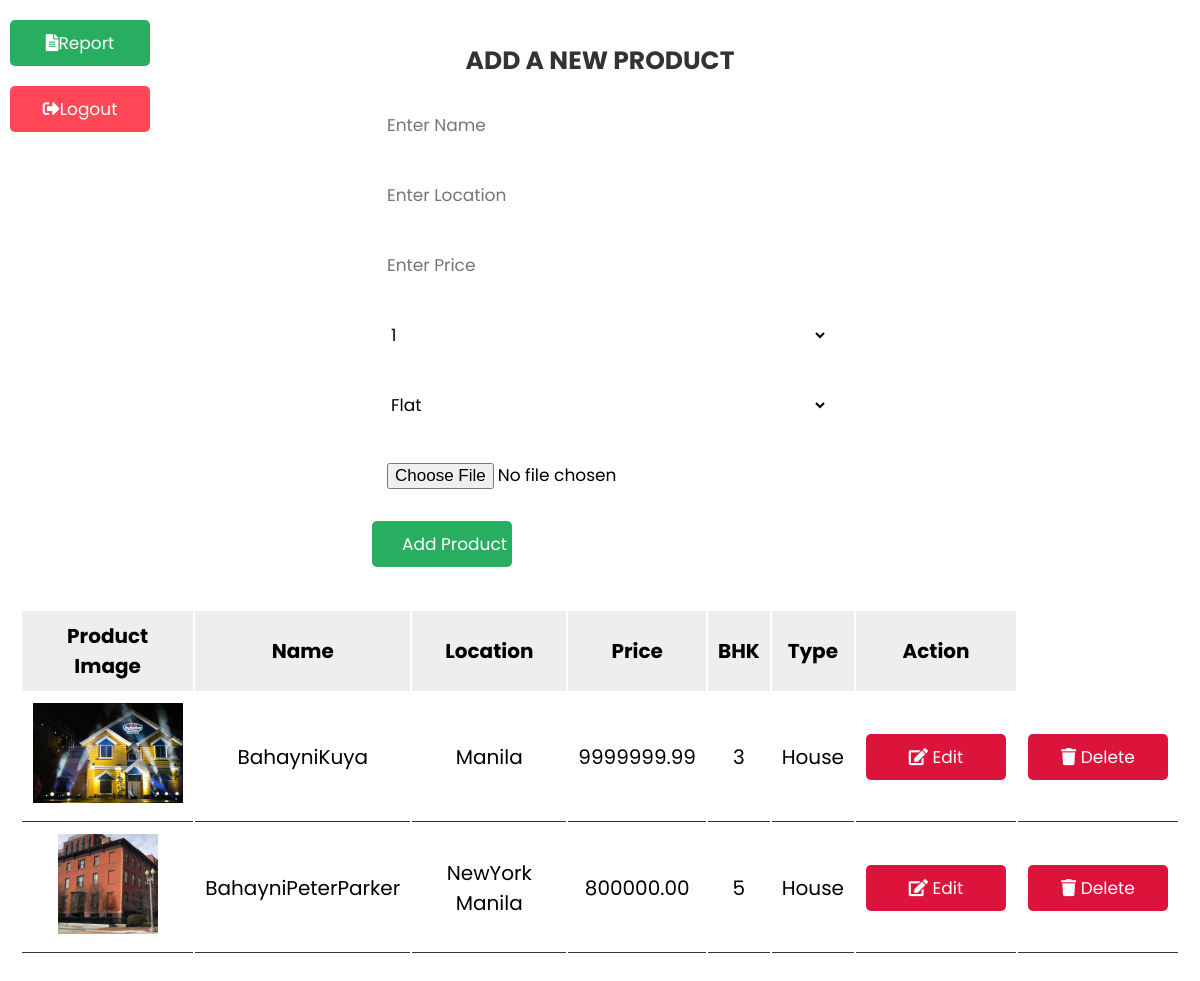
/admin_add.php, run on the app's committed database.
### tables this page shows
CREATE TABLE `houses` (
  `houseId` int(11) NOT NULL,
  `item_name` varchar(255) NOT NULL,
  `location` varchar(255) NOT NULL,
  `price` decimal(9,2) NOT NULL,
  `type` enum('flat','shop','house','') NOT NULL,
  `BHK` enum('1','2','3','4','5') NOT NULL,
  `image` varchar(255) NOT NULL,
  `date_input` timestamp NOT NULL DEFAULT current_timestamp() ON UPDATE current_timestamp()
);

### admin_add.php (the view, shortened to what this page needs)
<!DOCTYPE html>
<html lang="en">
<head>
<link rel="stylesheet" href="https://cdnjs.cloudflare.com/ajax/libs/font-awesome/5.15.4/css/all.min.css">
<link rel="stylesheet" href="css/admin.css">
</head>
<body>
<div class="nav-buttons">
    <a href="admin_report.php" class="btn btn-report"><i class="fas fa-file-alt icon"></i>Report</a>
    <a href="login.php" class="btn btn-logout"><i class="fas fa-sign-out-alt icon"></i>Logout</a>
</div>
<div class="container">
    <div class="admin-product-form-container">
        <form action="" method="post" enctype="multipart/form-data">
            <h3>add a new product</h3>
            <input type="text" placeholder="Enter Name" name="product_name" class="box">
            <input type="text" placeholder="Enter Location" name="product_location" class="box">
            <input type="text" placeholder="Enter Price" name="product_price" class="box">
            <select name="product_bhk" class="box">
                <option value="1">1</option>
            </select>
            <select name="product_type" class="box">
                <option value="flat">Flat</option>
            </select>
            <input type="file" accept="image/png, image/jpeg, image/jpg" name="product_image" class="box">
            <input type="submit" class="btn" name="add_product" value="add product">
        </form>
    </div>
    <div class="product-display">
        <table class="product-display-table">
            <thead>
                <tr>
                    <th>product image</th>
                    <th>Name</th>
                    <th>Location</th>
                    <th>Price</th>
                    <th>BHK</th>
                    <th>Type</th>
                    <th>Action</th>
                </tr>
            </thead>
            <tbody>
            <?php
            include_once "db.php";
            $sql = "SELECT * FROM houses";
            $result = mysqli_query($conn, $sql);
            if (mysqli_num_rows($result) > 0) {
                while ($row = mysqli_fetch_assoc($result)) {
                    echo "<tr>";
                    echo "<td><img src='images/" . $row['image'] . "' height='100' alt=''></td>";
                    echo "<td>" . $row['item_name'] . "</td>";
                    echo "<td>" . $row['location'] . "</td>";
                    echo "<td>" . $row['price'] . "</td>";
                    echo "<td>" . $row['BHK'] . "</td>";
                    echo "<td>" . $row['type'] . "</td>";
                    echo "<td><a href='edit_process.php?houseId=" . $row['houseId'] . "' class='btn'> <i class='fas fa-edit'></i> edit </a></td>";
                    echo "<td><a href='delete_process.php?houseId=" . $row['houseId'] . "' class='btn' onclick=\"return confirm('Are you sure you want to delete this product?');\"> <i class='fas fa-trash'></i> delete </a></td>";
                    echo "</tr>";
                }
            } else {
                echo "<tr><td colspan='8'>No products found</td></tr>";
            }
            ?>
            </tbody>
        </table>
    </div>
</div>
</body>
</html>

### css/admin.css (style rules this page uses)
:root { --green:#27ae60; --black:#333; --white:#fff; --bg-color:#eee; --box-shadow:0 .5rem 1rem rgba(0,0,0,.1); --border:.1rem solid var(--black); }
* { font-family: 'Poppins', sans-serif; margin:0; padding:0; box-sizing: border-box; outline: none; border:none; text-decoration: none; text-transform: capitalize; }
body { position: relative; }
.container { position: relative; z-index: 1; }
html { font-size: 62.5%; overflow-x: hidden; }
.nav-buttons { position: fixed; top: 1rem; left: 1rem; display: flex; flex-direction: column; gap: 1rem; z-index: 999; }
.btn { display: block; width: 14rem; cursor: pointer; border-radius: .5rem; margin-top: 1rem; font-size: 1.7rem; padding: 1rem 3rem; background: var(--green); color: var(--white); text-align: center; transition: background-color 0.3s ease; }
.container { max-width: 1200px; padding:2rem; margin:0 auto; }
.btn-logout { background: #ff4757; }
.admin-product-form-container form { max-width: 50rem; margin:0 auto; padding:2rem; background-color: transparent; backdrop-filter: blur(20px); border-radius: 10px; border: 2px solid rgba(255, 255, 255, 1); }
.admin-product-form-container form h3 { text-transform: uppercase; color:var(--black); margin-bottom: 1rem; text-align: center; font-size: 2.5rem; }
.admin-product-form-container form .box { width: 100%; border-radius: .5rem; padding:1.2rem 1.5rem; font-size: 1.7rem; margin:1rem 0; background: var(--white); text-transform: none; }
.product-display { margin:2rem 0; }
.product-display .product-display-table { width: 100%; text-align: center; }
.product-display .product-display-table thead { background: var(--bg-color); }
.product-display .product-display-table th { padding:1rem; font-size: 2rem; }
.product-display .product-display-table td { padding:1rem; font-size: 2rem; border-bottom: var(--border); }
.product-display .product-display-table .btn:first-child { margin-top: 0; }
.product-display .product-display-table .btn:last-child { background: crimson; }

### data on the page
houses: image (picture), item_name "BahayniKuya", location "Manila", price "9999999.99", BHK "3", type "House"
houses: image (picture), item_name "BahayniPeterParker", location "NewYork Manila", price "800000.00", BHK "5", type "House"
